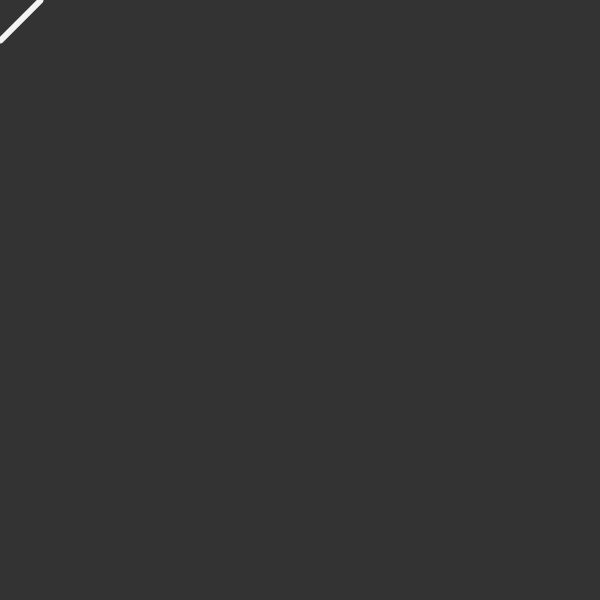
Frame 1 (no input)
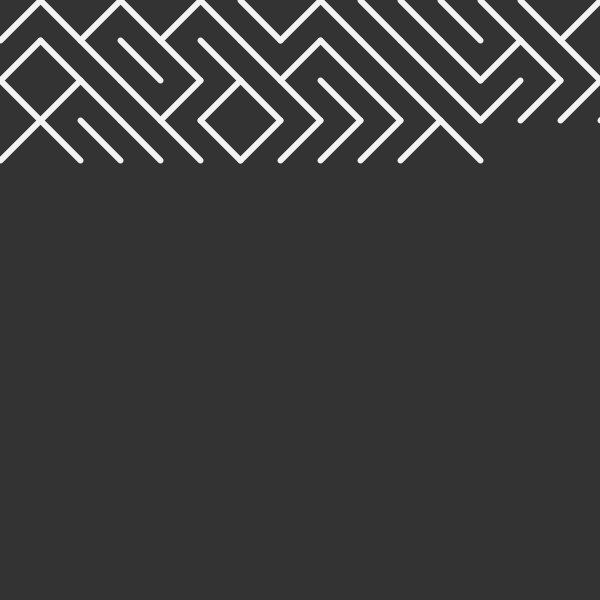
Frame 60 (the mouse pressed at the canvas centre just before this capture)
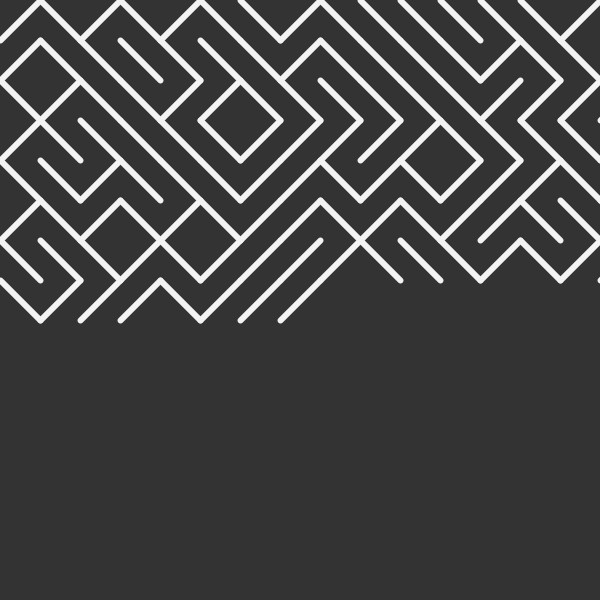
Frame 120 (the mouse held since frame 60 and released just before this capture)

The Processing sketch that drew these frames (run headless with seeded random() and noise(); from frame 60 on, the mouse is pressed at the canvas centre):

// Processing sketch: KUFIalike_10print
// ── KUFIalike_10print.pde
float x = 0;
float y = 0;
float spacing = 40;
void setup()
{
  size(600, 600);
  background(51);
}

void draw()
{
  strokeWeight(6);
  stroke(243);
  
  if(random(1) < 0.5)
  {
    line(x, y, x + spacing, y + spacing);
  }
  else
  {
    line(x + spacing, y, x, y + spacing);
  }
  x = x + spacing;
  if(x > width)
  {
    x = 0;
    y = y + spacing;
  }
}
